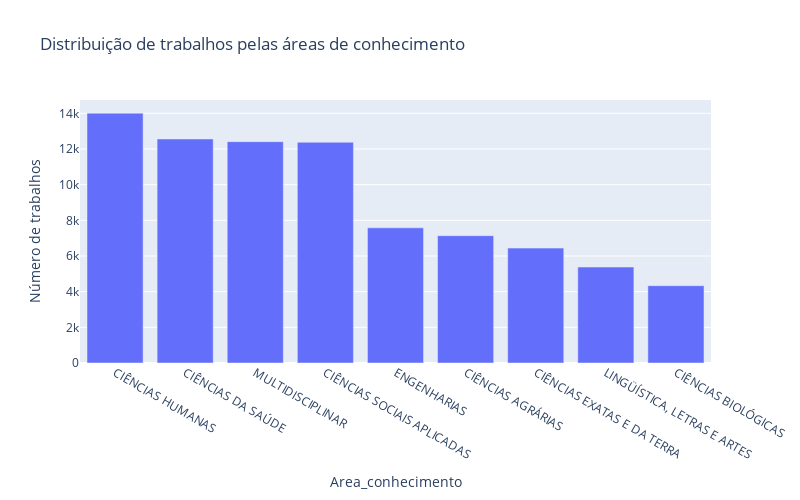

Notebook source saved alongside this figure:
### Code cell
fig = px.bar(df_grouped_areas_con.sort_values(by='Count', ascending=False), x='Area_conhecimento', y='Count', title='Distribuição de trabalhos pelas áreas de conhecimento')
fig.update_layout(yaxis_title='Número de trabalhos', xaxis_title='Area_conhecimento', 
                  width=800,  # Set desired width
                  height=500) 

fig.show()

### Figure 1 — Plotly figure (JSON) as saved in the notebook; plotly's stock layout.template omitted (floating-point values rounded to 4 significant figures)
{"data": [{"alignmentgroup": "True", "hovertemplate": "Area_conhecimento=%{x}<br>Count=%{y}<extra></extra>", "legendgroup": "", "marker": {"color": "#636efa", "pattern": {"shape": ""}}, "name": "", "offsetgroup": "", "orientation": "v", "showlegend": false, "textposition": "auto", "type": "bar", "x": ["CIÊNCIAS HUMANAS", "CIÊNCIAS DA SAÚDE", "MULTIDISCIPLINAR", "CIÊNCIAS SOCIAIS APLICADAS", "ENGENHARIAS", "CIÊNCIAS AGRÁRIAS", "CIÊNCIAS EXATAS E DA TERRA", "LINGÜÍSTICA, LETRAS E ARTES", "CIÊNCIAS BIOLÓGICAS"], "xaxis": "x", "y": [14011, 12563, 12411, 12377, 7580, 7139, 6442, 5380, 4335], "yaxis": "y"}], "layout": {"barmode": "relative", "height": 500, "legend": {"tracegroupgap": 0}, "title": {"text": "Distribuição de trabalhos pelas áreas de conhecimento"}, "width": 800, "xaxis": {"anchor": "y", "domain": [0, 1], "title": {"text": "Area_conhecimento"}}, "yaxis": {"anchor": "x", "domain": [0, 1], "title": {"text": "Número de trabalhos"}}}}
